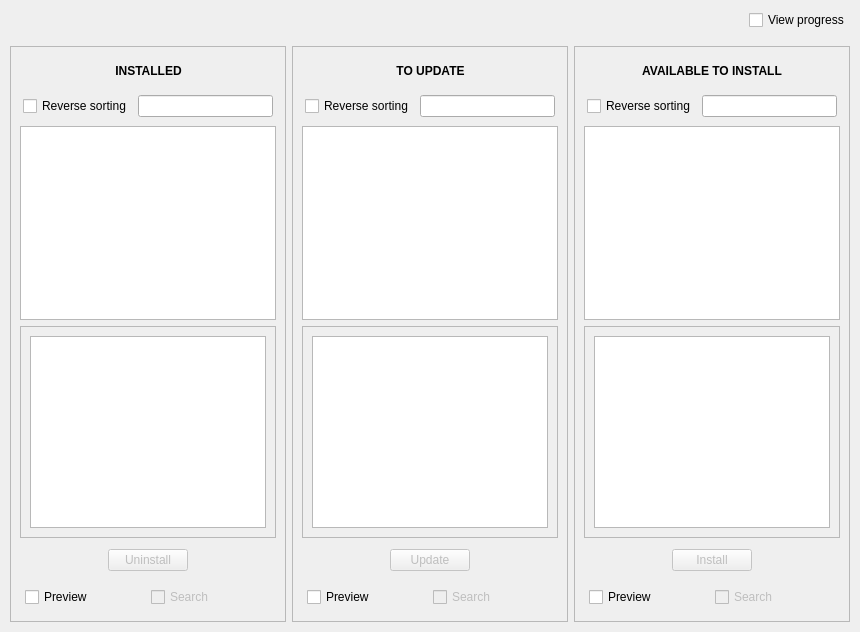
<?xml version="1.0" encoding="UTF-8"?>
<ui version="4.0">
 <class>MainWindowView</class>
 <widget class="QWidget" name="MainWindowView">
  <property name="geometry">
   <rect>
    <x>0</x>
    <y>0</y>
    <width>860</width>
    <height>632</height>
   </rect>
  </property>
  <property name="autoFillBackground">
   <bool>true</bool>
  </property>
  <layout class="QGridLayout">
   <property name="leftMargin">
    <number>0</number>
   </property>
   <property name="topMargin">
    <number>0</number>
   </property>
   <property name="rightMargin">
    <number>0</number>
   </property>
   <property name="bottomMargin">
    <number>0</number>
   </property>
   <item row="0" column="0">
    <layout class="QVBoxLayout" name="verticalLayout_10">
     <property name="leftMargin">
      <number>5</number>
     </property>
     <property name="topMargin">
      <number>5</number>
     </property>
     <property name="rightMargin">
      <number>5</number>
     </property>
     <property name="bottomMargin">
      <number>5</number>
     </property>
     <item>
      <layout class="QHBoxLayout" name="horizontalLayout_10">
       <property name="leftMargin">
        <number>5</number>
       </property>
       <property name="topMargin">
        <number>5</number>
       </property>
       <property name="rightMargin">
        <number>5</number>
       </property>
       <property name="bottomMargin">
        <number>5</number>
       </property>
       <item>
        <spacer name="horizontalSpacer_13">
         <property name="orientation">
          <enum>Qt::Horizontal</enum>
         </property>
         <property name="sizeHint" stdset="0">
          <size>
           <width>40</width>
           <height>20</height>
          </size>
         </property>
        </spacer>
       </item>
       <item>
        <widget class="QCheckBox" name="progress_view_checkbox">
         <property name="text">
          <string>View progress</string>
         </property>
        </widget>
       </item>
      </layout>
     </item>
     <item>
      <layout class="QHBoxLayout" name="horizontalLayout_8">
       <property name="leftMargin">
        <number>5</number>
       </property>
       <property name="topMargin">
        <number>5</number>
       </property>
       <property name="rightMargin">
        <number>5</number>
       </property>
       <property name="bottomMargin">
        <number>5</number>
       </property>
       <item>
        <widget class="QScrollArea" name="scrollArea">
         <property name="widgetResizable">
          <bool>true</bool>
         </property>
         <widget class="QWidget" name="scrollAreaWidgetContents">
          <property name="geometry">
           <rect>
            <x>0</x>
            <y>0</y>
            <width>260</width>
            <height>581</height>
           </rect>
          </property>
          <layout class="QVBoxLayout" name="verticalLayout">
           <item>
            <layout class="QHBoxLayout" name="installed_packages_layout">
             <property name="leftMargin">
              <number>5</number>
             </property>
             <property name="topMargin">
              <number>5</number>
             </property>
             <property name="rightMargin">
              <number>5</number>
             </property>
             <property name="bottomMargin">
              <number>5</number>
             </property>
             <item>
              <spacer name="horizontalSpacer_2">
               <property name="orientation">
                <enum>Qt::Horizontal</enum>
               </property>
               <property name="sizeHint" stdset="0">
                <size>
                 <width>40</width>
                 <height>20</height>
                </size>
               </property>
              </spacer>
             </item>
             <item>
              <widget class="QLabel" name="installed_packages_label">
               <property name="font">
                <font>
                 <bold>true</bold>
                </font>
               </property>
               <property name="text">
                <string>INSTALLED</string>
               </property>
               <property name="alignment">
                <set>Qt::AlignCenter</set>
               </property>
               <property name="wordWrap">
                <bool>true</bool>
               </property>
               <property name="buddy">
                <cstring>installed_packages_list</cstring>
               </property>
              </widget>
             </item>
             <item>
              <spacer name="horizontalSpacer">
               <property name="orientation">
                <enum>Qt::Horizontal</enum>
               </property>
               <property name="sizeHint" stdset="0">
                <size>
                 <width>40</width>
                 <height>20</height>
                </size>
               </property>
              </spacer>
             </item>
            </layout>
           </item>
           <item>
            <layout class="QHBoxLayout" name="horizontalLayout">
             <property name="leftMargin">
              <number>3</number>
             </property>
             <property name="topMargin">
              <number>3</number>
             </property>
             <property name="rightMargin">
              <number>3</number>
             </property>
             <property name="bottomMargin">
              <number>3</number>
             </property>
             <item>
              <widget class="QCheckBox" name="sort_installed_packages">
               <property name="text">
                <string>Reverse sorting</string>
               </property>
              </widget>
             </item>
             <item>
              <widget class="QLineEdit" name="search_installed_packages_lineedit"/>
             </item>
            </layout>
           </item>
           <item>
            <widget class="QListWidget" name="installed_packages_list"/>
           </item>
           <item>
            <widget class="QScrollArea" name="installed_preview_area">
             <property name="widgetResizable">
              <bool>true</bool>
             </property>
             <widget class="QWidget" name="scrollAreaWidgetContents_4">
              <property name="geometry">
               <rect>
                <x>0</x>
                <y>0</y>
                <width>240</width>
                <height>210</height>
               </rect>
              </property>
              <layout class="QVBoxLayout" name="verticalLayout_4">
               <item>
                <widget class="QTextBrowser" name="text_browser_tab_uninstall"/>
               </item>
              </layout>
             </widget>
            </widget>
           </item>
           <item>
            <layout class="QHBoxLayout" name="horizontalLayout_2">
             <property name="leftMargin">
              <number>5</number>
             </property>
             <property name="topMargin">
              <number>5</number>
             </property>
             <property name="rightMargin">
              <number>5</number>
             </property>
             <property name="bottomMargin">
              <number>5</number>
             </property>
             <item>
              <spacer name="horizontalSpacer_7">
               <property name="orientation">
                <enum>Qt::Horizontal</enum>
               </property>
               <property name="sizeHint" stdset="0">
                <size>
                 <width>40</width>
                 <height>20</height>
                </size>
               </property>
              </spacer>
             </item>
             <item>
              <widget class="QPushButton" name="uninstall_packages_button">
               <property name="enabled">
                <bool>false</bool>
               </property>
               <property name="text">
                <string>Uninstall</string>
               </property>
              </widget>
             </item>
             <item>
              <spacer name="horizontalSpacer_8">
               <property name="orientation">
                <enum>Qt::Horizontal</enum>
               </property>
               <property name="sizeHint" stdset="0">
                <size>
                 <width>40</width>
                 <height>20</height>
                </size>
               </property>
              </spacer>
             </item>
            </layout>
           </item>
           <item>
            <layout class="QHBoxLayout" name="horizontalLayout_5">
             <property name="leftMargin">
              <number>5</number>
             </property>
             <property name="topMargin">
              <number>5</number>
             </property>
             <property name="rightMargin">
              <number>5</number>
             </property>
             <property name="bottomMargin">
              <number>5</number>
             </property>
             <item>
              <widget class="QCheckBox" name="console_view_uninstall">
               <property name="enabled">
                <bool>true</bool>
               </property>
               <property name="text">
                <string>Preview</string>
               </property>
              </widget>
             </item>
             <item>
              <widget class="QCheckBox" name="search_installed_packages_checkbox">
               <property name="enabled">
                <bool>false</bool>
               </property>
               <property name="text">
                <string>Search</string>
               </property>
              </widget>
             </item>
            </layout>
           </item>
          </layout>
         </widget>
        </widget>
       </item>
       <item>
        <widget class="QScrollArea" name="scrollArea_2">
         <property name="widgetResizable">
          <bool>true</bool>
         </property>
         <widget class="QWidget" name="scrollAreaWidgetContents_2">
          <property name="geometry">
           <rect>
            <x>0</x>
            <y>0</y>
            <width>274</width>
            <height>571</height>
           </rect>
          </property>
          <layout class="QVBoxLayout" name="verticalLayout_2">
           <item>
            <layout class="QHBoxLayout" name="packages_to_update_layout">
             <property name="leftMargin">
              <number>5</number>
             </property>
             <property name="topMargin">
              <number>5</number>
             </property>
             <property name="rightMargin">
              <number>5</number>
             </property>
             <property name="bottomMargin">
              <number>5</number>
             </property>
             <item>
              <spacer name="horizontalSpacer_3">
               <property name="orientation">
                <enum>Qt::Horizontal</enum>
               </property>
               <property name="sizeHint" stdset="0">
                <size>
                 <width>40</width>
                 <height>20</height>
                </size>
               </property>
              </spacer>
             </item>
             <item>
              <widget class="QLabel" name="packages_to_update_label">
               <property name="font">
                <font>
                 <bold>true</bold>
                </font>
               </property>
               <property name="text">
                <string>TO UPDATE</string>
               </property>
               <property name="alignment">
                <set>Qt::AlignCenter</set>
               </property>
               <property name="buddy">
                <cstring>packages_to_update_list</cstring>
               </property>
              </widget>
             </item>
             <item>
              <spacer name="horizontalSpacer_4">
               <property name="orientation">
                <enum>Qt::Horizontal</enum>
               </property>
               <property name="sizeHint" stdset="0">
                <size>
                 <width>40</width>
                 <height>20</height>
                </size>
               </property>
              </spacer>
             </item>
            </layout>
           </item>
           <item>
            <layout class="QHBoxLayout" name="horizontalLayout_9">
             <property name="leftMargin">
              <number>3</number>
             </property>
             <property name="topMargin">
              <number>3</number>
             </property>
             <property name="rightMargin">
              <number>3</number>
             </property>
             <property name="bottomMargin">
              <number>3</number>
             </property>
             <item>
              <widget class="QCheckBox" name="sort_packages_to_update">
               <property name="enabled">
                <bool>true</bool>
               </property>
               <property name="text">
                <string>Reverse sorting</string>
               </property>
              </widget>
             </item>
             <item>
              <widget class="QLineEdit" name="search_packages_to_update_lineedit"/>
             </item>
            </layout>
           </item>
           <item>
            <widget class="QListWidget" name="packages_to_update_list"/>
           </item>
           <item>
            <widget class="QScrollArea" name="updated_preview_area">
             <property name="widgetResizable">
              <bool>true</bool>
             </property>
             <widget class="QWidget" name="scrollAreaWidgetContents_5">
              <property name="geometry">
               <rect>
                <x>0</x>
                <y>0</y>
                <width>254</width>
                <height>205</height>
               </rect>
              </property>
              <layout class="QVBoxLayout" name="verticalLayout_5">
               <item>
                <widget class="QTextBrowser" name="text_browser_tab_update"/>
               </item>
              </layout>
             </widget>
            </widget>
           </item>
           <item>
            <layout class="QHBoxLayout" name="horizontalLayout_3">
             <property name="leftMargin">
              <number>5</number>
             </property>
             <property name="topMargin">
              <number>5</number>
             </property>
             <property name="rightMargin">
              <number>5</number>
             </property>
             <property name="bottomMargin">
              <number>5</number>
             </property>
             <item>
              <spacer name="horizontalSpacer_9">
               <property name="orientation">
                <enum>Qt::Horizontal</enum>
               </property>
               <property name="sizeHint" stdset="0">
                <size>
                 <width>40</width>
                 <height>20</height>
                </size>
               </property>
              </spacer>
             </item>
             <item>
              <widget class="QPushButton" name="update_packages_button">
               <property name="enabled">
                <bool>false</bool>
               </property>
               <property name="text">
                <string>Update</string>
               </property>
              </widget>
             </item>
             <item>
              <spacer name="horizontalSpacer_10">
               <property name="orientation">
                <enum>Qt::Horizontal</enum>
               </property>
               <property name="sizeHint" stdset="0">
                <size>
                 <width>40</width>
                 <height>20</height>
                </size>
               </property>
              </spacer>
             </item>
            </layout>
           </item>
           <item>
            <layout class="QHBoxLayout" name="horizontalLayout_6">
             <property name="leftMargin">
              <number>5</number>
             </property>
             <property name="topMargin">
              <number>5</number>
             </property>
             <property name="rightMargin">
              <number>5</number>
             </property>
             <property name="bottomMargin">
              <number>5</number>
             </property>
             <item>
              <widget class="QCheckBox" name="console_view_update">
               <property name="enabled">
                <bool>true</bool>
               </property>
               <property name="text">
                <string>Preview</string>
               </property>
              </widget>
             </item>
             <item>
              <widget class="QCheckBox" name="search_packages_to_update_checkbox">
               <property name="enabled">
                <bool>false</bool>
               </property>
               <property name="text">
                <string>Search</string>
               </property>
              </widget>
             </item>
            </layout>
           </item>
          </layout>
         </widget>
        </widget>
       </item>
       <item>
        <widget class="QScrollArea" name="scrollArea_3">
         <property name="widgetResizable">
          <bool>true</bool>
         </property>
         <widget class="QWidget" name="scrollAreaWidgetContents_3">
          <property name="geometry">
           <rect>
            <x>0</x>
            <y>0</y>
            <width>274</width>
            <height>571</height>
           </rect>
          </property>
          <layout class="QVBoxLayout" name="verticalLayout_3">
           <item>
            <layout class="QHBoxLayout" name="available_packages_layout">
             <property name="leftMargin">
              <number>5</number>
             </property>
             <property name="topMargin">
              <number>5</number>
             </property>
             <property name="rightMargin">
              <number>5</number>
             </property>
             <property name="bottomMargin">
              <number>5</number>
             </property>
             <item>
              <spacer name="horizontalSpacer_6">
               <property name="orientation">
                <enum>Qt::Horizontal</enum>
               </property>
               <property name="sizeHint" stdset="0">
                <size>
                 <width>40</width>
                 <height>20</height>
                </size>
               </property>
              </spacer>
             </item>
             <item>
              <widget class="QLabel" name="accessible_packages">
               <property name="font">
                <font>
                 <bold>true</bold>
                </font>
               </property>
               <property name="text">
                <string>AVAILABLE TO INSTALL</string>
               </property>
               <property name="alignment">
                <set>Qt::AlignCenter</set>
               </property>
               <property name="buddy">
                <cstring>available_packages_list</cstring>
               </property>
              </widget>
             </item>
             <item>
              <spacer name="horizontalSpacer_5">
               <property name="orientation">
                <enum>Qt::Horizontal</enum>
               </property>
               <property name="sizeHint" stdset="0">
                <size>
                 <width>40</width>
                 <height>20</height>
                </size>
               </property>
              </spacer>
             </item>
            </layout>
           </item>
           <item>
            <layout class="QHBoxLayout" name="horizontalLayout_11">
             <property name="leftMargin">
              <number>3</number>
             </property>
             <property name="topMargin">
              <number>3</number>
             </property>
             <property name="rightMargin">
              <number>3</number>
             </property>
             <property name="bottomMargin">
              <number>3</number>
             </property>
             <item>
              <widget class="QCheckBox" name="sort_available_packages">
               <property name="enabled">
                <bool>true</bool>
               </property>
               <property name="text">
                <string>Reverse sorting</string>
               </property>
              </widget>
             </item>
             <item>
              <widget class="QLineEdit" name="search_available_packages_lineedit"/>
             </item>
            </layout>
           </item>
           <item>
            <widget class="QListWidget" name="available_packages_list"/>
           </item>
           <item>
            <widget class="QScrollArea" name="available_preview_area">
             <property name="widgetResizable">
              <bool>true</bool>
             </property>
             <widget class="QWidget" name="scrollAreaWidgetContents_6">
              <property name="geometry">
               <rect>
                <x>0</x>
                <y>0</y>
                <width>254</width>
                <height>205</height>
               </rect>
              </property>
              <layout class="QVBoxLayout" name="verticalLayout_6">
               <item>
                <widget class="QTextBrowser" name="text_browser_tab_install"/>
               </item>
              </layout>
             </widget>
            </widget>
           </item>
           <item>
            <layout class="QHBoxLayout" name="horizontalLayout_4">
             <property name="leftMargin">
              <number>5</number>
             </property>
             <property name="topMargin">
              <number>5</number>
             </property>
             <property name="rightMargin">
              <number>5</number>
             </property>
             <property name="bottomMargin">
              <number>5</number>
             </property>
             <item>
              <spacer name="horizontalSpacer_11">
               <property name="orientation">
                <enum>Qt::Horizontal</enum>
               </property>
               <property name="sizeHint" stdset="0">
                <size>
                 <width>40</width>
                 <height>20</height>
                </size>
               </property>
              </spacer>
             </item>
             <item>
              <widget class="QPushButton" name="install_packages_button">
               <property name="enabled">
                <bool>false</bool>
               </property>
               <property name="text">
                <string>Install</string>
               </property>
              </widget>
             </item>
             <item>
              <spacer name="horizontalSpacer_12">
               <property name="orientation">
                <enum>Qt::Horizontal</enum>
               </property>
               <property name="sizeHint" stdset="0">
                <size>
                 <width>40</width>
                 <height>20</height>
                </size>
               </property>
              </spacer>
             </item>
            </layout>
           </item>
           <item>
            <layout class="QHBoxLayout" name="horizontalLayout_7">
             <property name="leftMargin">
              <number>5</number>
             </property>
             <property name="topMargin">
              <number>5</number>
             </property>
             <property name="rightMargin">
              <number>5</number>
             </property>
             <property name="bottomMargin">
              <number>5</number>
             </property>
             <item>
              <widget class="QCheckBox" name="console_view_install">
               <property name="enabled">
                <bool>true</bool>
               </property>
               <property name="text">
                <string>Preview</string>
               </property>
              </widget>
             </item>
             <item>
              <widget class="QCheckBox" name="search_available_packages_checkbox">
               <property name="enabled">
                <bool>false</bool>
               </property>
               <property name="text">
                <string>Search</string>
               </property>
              </widget>
             </item>
            </layout>
           </item>
          </layout>
         </widget>
        </widget>
       </item>
      </layout>
     </item>
    </layout>
   </item>
  </layout>
 </widget>
 <resources/>
 <connections>
  <connection>
   <sender>search_installed_packages_checkbox</sender>
   <signal>toggled(bool)</signal>
   <receiver>sort_installed_packages</receiver>
   <slot>setVisible(bool)</slot>
   <hints>
    <hint type="sourcelabel">
     <x>171</x>
     <y>603</y>
    </hint>
    <hint type="destinationlabel">
     <x>65</x>
     <y>116</y>
    </hint>
   </hints>
  </connection>
  <connection>
   <sender>search_installed_packages_checkbox</sender>
   <signal>toggled(bool)</signal>
   <receiver>search_installed_packages_lineedit</receiver>
   <slot>setVisible(bool)</slot>
   <hints>
    <hint type="sourcelabel">
     <x>211</x>
     <y>604</y>
    </hint>
    <hint type="destinationlabel">
     <x>210</x>
     <y>102</y>
    </hint>
   </hints>
  </connection>
  <connection>
   <sender>search_packages_to_update_checkbox</sender>
   <signal>toggled(bool)</signal>
   <receiver>sort_packages_to_update</receiver>
   <slot>setVisible(bool)</slot>
   <hints>
    <hint type="sourcelabel">
     <x>476</x>
     <y>598</y>
    </hint>
    <hint type="destinationlabel">
     <x>341</x>
     <y>108</y>
    </hint>
   </hints>
  </connection>
  <connection>
   <sender>search_packages_to_update_checkbox</sender>
   <signal>toggled(bool)</signal>
   <receiver>search_packages_to_update_lineedit</receiver>
   <slot>setVisible(bool)</slot>
   <hints>
    <hint type="sourcelabel">
     <x>491</x>
     <y>593</y>
    </hint>
    <hint type="destinationlabel">
     <x>464</x>
     <y>119</y>
    </hint>
   </hints>
  </connection>
  <connection>
   <sender>search_available_packages_checkbox</sender>
   <signal>toggled(bool)</signal>
   <receiver>sort_available_packages</receiver>
   <slot>setVisible(bool)</slot>
   <hints>
    <hint type="sourcelabel">
     <x>751</x>
     <y>595</y>
    </hint>
    <hint type="destinationlabel">
     <x>642</x>
     <y>111</y>
    </hint>
   </hints>
  </connection>
  <connection>
   <sender>search_available_packages_checkbox</sender>
   <signal>toggled(bool)</signal>
   <receiver>search_available_packages_lineedit</receiver>
   <slot>setVisible(bool)</slot>
   <hints>
    <hint type="sourcelabel">
     <x>778</x>
     <y>589</y>
    </hint>
    <hint type="destinationlabel">
     <x>768</x>
     <y>118</y>
    </hint>
   </hints>
  </connection>
 </connections>
</ui>
